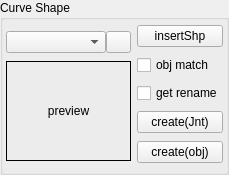
               <widget class="QGroupBox" name="CurveShape_Gb">
                <property name="minimumSize">
                 <size>
                  <width>0</width>
                  <height>175</height>
                 </size>
                </property>
                <property name="maximumSize">
                 <size>
                  <width>16777215</width>
                  <height>175</height>
                 </size>
                </property>
                <property name="title">
                 <string>Curve Shape</string>
                </property>
                <layout class="QHBoxLayout" name="horizontalLayout_4">
                 <property name="leftMargin">
                  <number>3</number>
                 </property>
                 <property name="topMargin">
                  <number>3</number>
                 </property>
                 <property name="rightMargin">
                  <number>3</number>
                 </property>
                 <property name="bottomMargin">
                  <number>3</number>
                 </property>
                 <item>
                  <widget class="QFrame" name="selectCurve_F">
                   <property name="minimumSize">
                    <size>
                     <width>125</width>
                     <height>0</height>
                    </size>
                   </property>
                   <property name="maximumSize">
                    <size>
                     <width>125</width>
                     <height>16777215</height>
                    </size>
                   </property>
                   <layout class="QVBoxLayout" name="selectCurve_V">
                    <property name="spacing">
                     <number>0</number>
                    </property>
                    <property name="leftMargin">
                     <number>0</number>
                    </property>
                    <property name="topMargin">
                     <number>0</number>
                    </property>
                    <property name="rightMargin">
                     <number>0</number>
                    </property>
                    <property name="bottomMargin">
                     <number>0</number>
                    </property>
                    <item>
                     <layout class="QHBoxLayout" name="curvesCbb_H">
                      <property name="spacing">
                       <number>0</number>
                      </property>
                      <item>
                       <widget class="QComboBox" name="curves_Cbb">
                        <property name="minimumSize">
                         <size>
                          <width>100</width>
                          <height>0</height>
                         </size>
                        </property>
                        <property name="maximumSize">
                         <size>
                          <width>100</width>
                          <height>16777215</height>
                         </size>
                        </property>
                       </widget>
                      </item>
                      <item>
                       <widget class="QPushButton" name="loadCurveData_Btn">
                        <property name="minimumSize">
                         <size>
                          <width>25</width>
                          <height>0</height>
                         </size>
                        </property>
                        <property name="maximumSize">
                         <size>
                          <width>25</width>
                          <height>16777215</height>
                         </size>
                        </property>
                        <property name="text">
                         <string/>
                        </property>
                        <property name="icon">
                         <iconset theme="QIcon::ThemeIcon::SystemReboot"/>
                        </property>
                       </widget>
                      </item>
                     </layout>
                    </item>
                    <item>
                     <widget class="QLabel" name="curvePreviw_Le">
                      <property name="minimumSize">
                       <size>
                        <width>125</width>
                        <height>100</height>
                       </size>
                      </property>
                      <property name="maximumSize">
                       <size>
                        <width>125</width>
                        <height>100</height>
                       </size>
                      </property>
                      <property name="frameShape">
                       <enum>QFrame::Shape::Box</enum>
                      </property>
                      <property name="text">
                       <string>preview</string>
                      </property>
                      <property name="alignment">
                       <set>Qt::AlignmentFlag::AlignCenter</set>
                      </property>
                     </widget>
                    </item>
                   </layout>
                  </widget>
                 </item>
                 <item>
                  <layout class="QVBoxLayout" name="createCurve_V">
                   <item>
                    <widget class="QPushButton" name="insertCurveShp_Btn">
                     <property name="text">
                      <string>insertShp</string>
                     </property>
                    </widget>
                   </item>
                   <item>
                    <widget class="QCheckBox" name="matchCurve_Chb">
                     <property name="text">
                      <string>obj match</string>
                     </property>
                    </widget>
                   </item>
                   <item>
                    <widget class="QCheckBox" name="getRenameCurve_Chb">
                     <property name="text">
                      <string>get rename</string>
                     </property>
                    </widget>
                   </item>
                   <item>
                    <widget class="QPushButton" name="createJntCurve_Btn">
                     <property name="text">
                      <string>create(Jnt)</string>
                     </property>
                    </widget>
                   </item>
                   <item>
                    <widget class="QPushButton" name="createObjCurve_Btn">
                     <property name="text">
                      <string>create(obj)</string>
                     </property>
                    </widget>
                   </item>
                  </layout>
                 </item>
                </layout>
               </widget>
